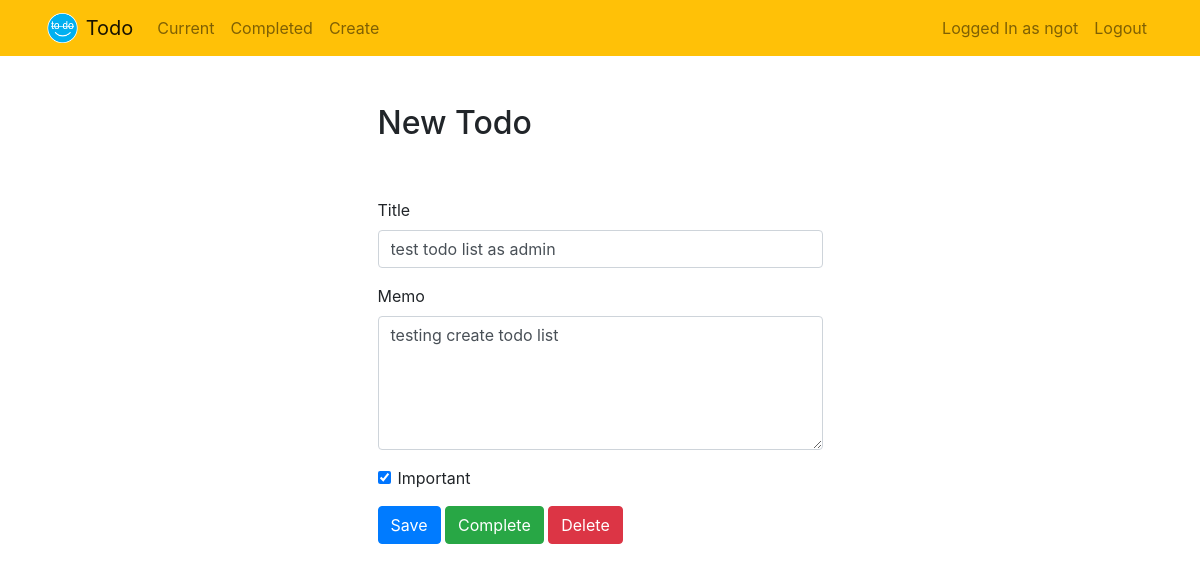
/todo/5 (signed in), run on the app's committed database.
### todo/models.py (models this page shows, shortened)
class Todo(models.Model):
    title = models.CharField(max_length=100)
    memo = models.TextField(blank=True)
    created = models.DateTimeField(auto_now_add=True)       #this is un-editable but need to see it in the Admin database, seee admin.py
    datecompleted = models.DateTimeField(null=True, blank=True)      #date/time units designated null as compare to blank
    important = models.BooleanField(default=False)
    user = models.ForeignKey(User, on_delete=models.CASCADE)    #need this to distinguish between different users' todos app

### todo/views.py (the view, shortened to what this page needs)
# urls.py: path('todo/<int:todo_pk>', views.viewtodo, name='viewtodo'),
@login_required
def viewtodo(request, todo_pk):
    todo = get_object_or_404(Todo, pk=todo_pk, user=request.user)     #pass in Todo clas, and pk-primary key
    if request.method == 'GET':
        form = TodoForm(instance=todo)
        return render(request, 'todo/viewtodo.html', {'todo':todo, 'form':form})

### todo/forms.py
class TodoForm(ModelForm):
    class Meta:
        model = Todo
        fields = ['title', 'memo', 'important']       #fields is a list of title, memo etc

### todo/templates/todo/viewtodo.html (shortened to what this page needs)
{% extends 'todo/base.html' %}
{% block content %}
    <div class="row justify-content-center mt-5">
        <div class="col-md-5">
            <h2>New Todo</h2>
        </div>
    </div>
    <div class="row justify-content-center mt-5">
        <div class="col-md-5">
            <form method="POST">
                <div class="form-group">
                    <label for="title">Title</label>
                    <input type="text" name="title" class="form-control" id="title" value="{{ todo.title }}" required>
                </div>
                <div class="form-group">
                    <label for="memo">Memo</label>
                    <textarea name="memo" rows="5" class="form-control" id="memo" >{{ todo.memo }}</textarea>
                </div>
                <div class="form-group form-check">
                    <input type="checkbox" name="important" class="form-check-input" id="important" {% if todo.important %}checked{% endif %}>
                    <label class="form-check-label" for="important">Important</label>
                </div>
                <button type="submit" class="btn btn-primary">Save</button>
                <button type="button" class="btn btn-success" onclick="$('#complete').click()">Complete</button>
                <button type="button" class="btn btn-danger" onclick="$('#delete').click()">Delete</button>
            </form>
        </div>
    </div>
{% endblock %}

### todo/templates/todo/base.html (shortened to what this page needs)
{% load static %}
<!doctype html>
<html lang="en">
<head>
    <link rel="stylesheet" href="https://stackpath.bootstrapcdn.com/bootstrap/4.4.1/css/bootstrap.min.css">
</head>
<body>
    <nav class="navbar navbar-expand-md navbar-light bg-warning">
        <div class="container">
            <a class="navbar-brand" href="{% url 'home' %}">
                 <img src="{% static 'todo/teri-todologo.png' %}" width="35" height="30" class="d-inline-block align-top">
                <span>Todo</span>
            </a>
            <div class="collapse navbar-collapse" id="navbarNav">
            {% if user.is_authenticated %}
                <ul class="navbar-nav mr-auto">
                        <li class="nav-item {{ current }}">
                            <a class="nav-link" href="{% url 'currenttodos' %}">Current</a>
                        </li>
                        <li class="nav-item {{ completed }}">
                            <a class="nav-link" href="{% url 'completedtodos' %}">Completed</a>
                        </li>
                        <li class="nav-item {{ create }}">
                            <a class="nav-link" href="{% url 'createtodo' %}">Create</a>
                        </li>
                </ul>
            {% endif %}
            <ul class="navbar-nav ml-auto">
                    {% if user.is_authenticated %}
                        <li class="nav-item">
                            <a class="nav-link" href="#">Logged In as {{ user.username }}</a>
                        </li>
                        <li class="nav-item">
                            <a href="#" onclick="$('#signOutBtn').click()" class="nav-link">Logout</a>
                        </li>
                    {% endif %}
                </ul>
            </div>
        </div>
        </nav>
<div class="container">
{% block content %}{% endblock %}
</div>
</body>
</html>

### data on the page
Todo: title "test todo list as admin", memo "testing create todo list", important "☑"

### other printed values
{{ user.username }} "ngot"
